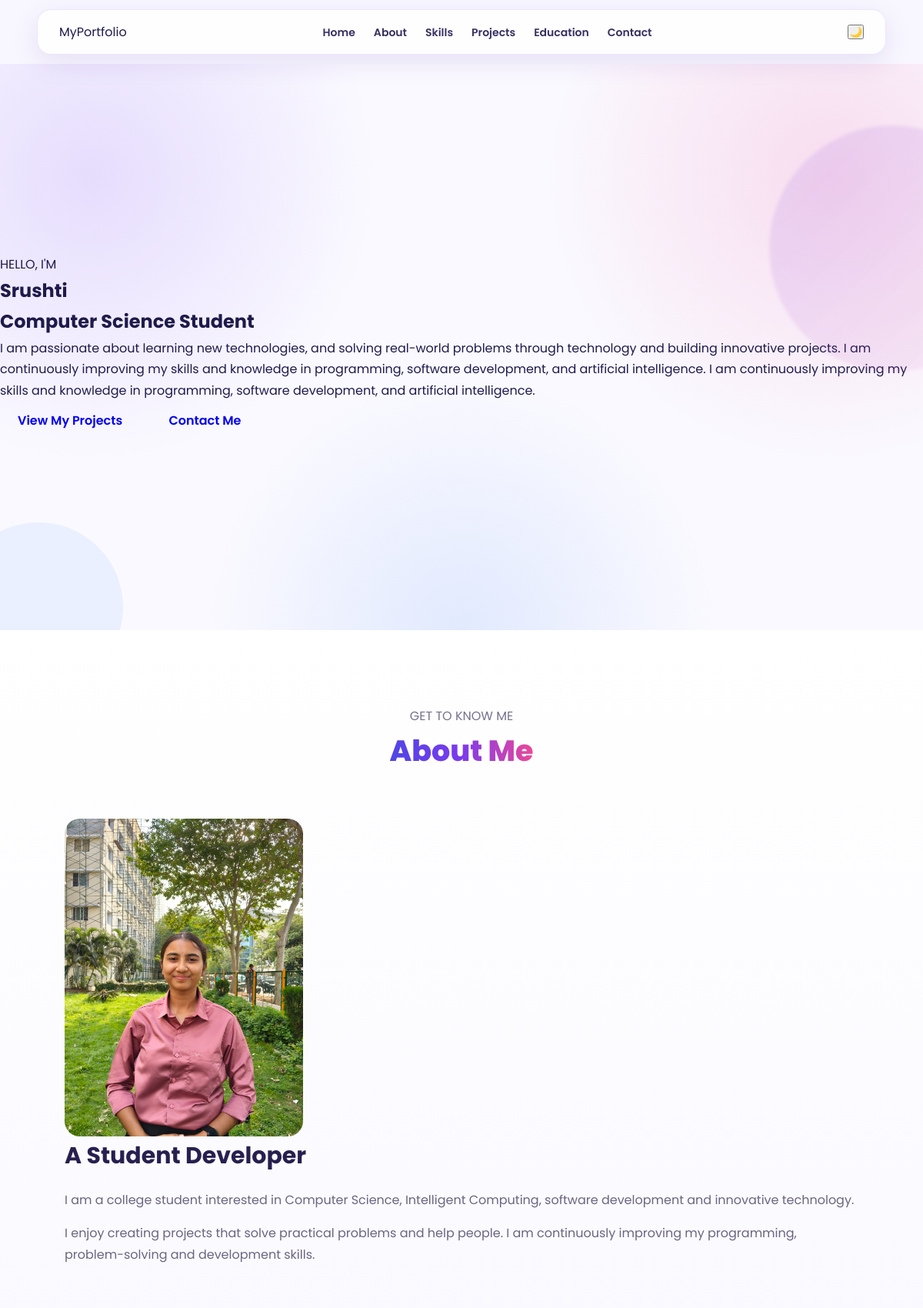
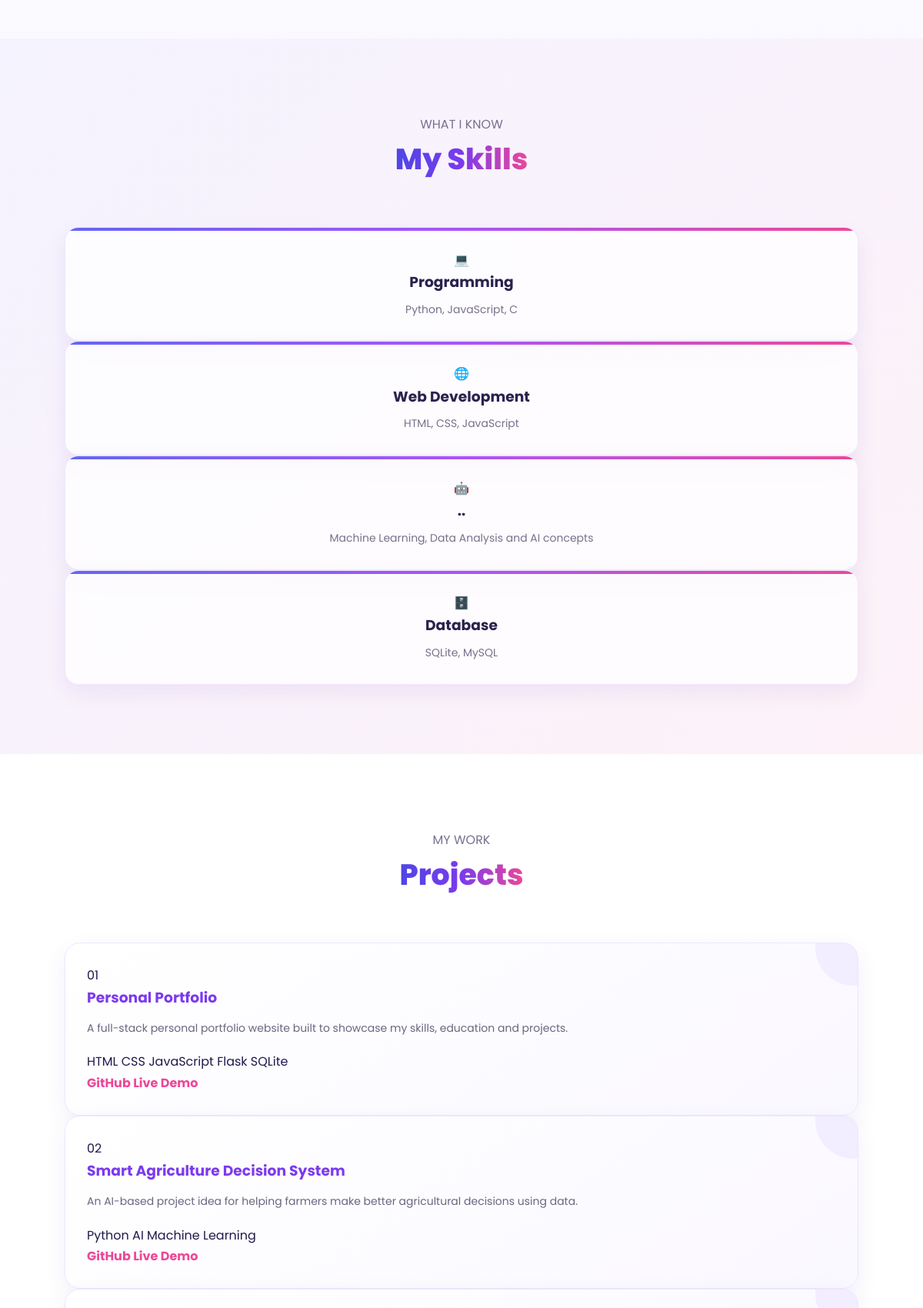
The page / (upper part) on the database its author committed (2 pictures, top to bottom).
### tables this page shows
CREATE TABLE projects (
            id INTEGER PRIMARY KEY AUTOINCREMENT,
            title TEXT NOT NULL,
            description TEXT NOT NULL,
            technologies TEXT NOT NULL,
            github TEXT,
            demo TEXT
        );

### app.py (the view)
@app.route("/")
def home():
    connection = get_db_connection()
    projects = connection.execute(
        "SELECT * FROM projects ORDER BY id DESC"
    ).fetchall()
    connection.close()
    return render_template("index.html", projects=projects)

### app.py (called while the page is built)
def get_db_connection():
    connection = sqlite3.connect(DATABASE)
    connection.row_factory = sqlite3.Row
    return connection

### templates/index.html (shortened to what this page needs)
<!DOCTYPE html>
<html lang="en">
<head>
    <link rel="stylesheet"
          href="{{ url_for('static', filename='style.css') }}">
</head>
<body>
<header>
    <nav class="navbar">
        <div class="logo">
            MyPortfolio
        </div>
        <ul class="nav-links">
            <li>
                <a href="#home">Home</a>
            </li>
            <li>
                <a href="#about">About</a>
            </li>
            <li>
                <a href="#skills">Skills</a>
            </li>
            <li>
                <a href="#projects">Projects</a>
            </li>
            <li>
                <a href="#education">Education</a>
            </li>
            <li>
                <a href="#contact">Contact</a>
            </li>
        </ul>
        <button id="themeButton" class="theme-button">
            🌙
        </button>
    </nav>
</header>
<section id="home" class="hero">
    <div class="hero-content">
        <p class="small-title">
            HELLO, I'M
        </p>
        <h1>
            Srushti
        </h1>
        <h2>
            Computer Science Student
        </h2>
        <p>
            I am passionate about learning new technologies,
           and solving real-world problems through technology and building innovative projects. I am continuously improving my skills and knowledge in programming, software development, and artificial intelligence.
          I am continuously improving my skills and knowledge in programming, software development, and artificial intelligence.
        </p>
        <div class="hero-buttons">
            <a href="#projects" class="btn">
                View My Projects
            </a>
            <a href="#contact" class="btn secondary-btn">
                Contact Me
            </a>
        </div>
    </div>
</section>
<section id="about" class="section">
    <div class="section-title">
        <p>GET TO KNOW ME</p>
        <h2>About Me</h2>
    </div>
    <div class="about-content">
        <div class="about-image">
            <img
    src="{{ url_for('static', filename='profile.jpg') }}"
    alt="My Profile Photo"
    class="profile-image"
>
            </div>
        </div>
        <div class="about-text">
            <h3>
                A Student Developer
            </h3>
            <p>
                I am a college student interested in
                Computer Science, Intelligent Computing,
                software development and innovative technology.
            </p>
            <p>
                I enjoy creating projects that solve
                practical problems and help people.
                I am continuously improving my programming,
                problem-solving and development skills.
            </p>
        </div>
</section>
<section id="skills" class="section skills-section">
    <div class="section-title">
        <p>WHAT I KNOW</p>
        <h2>My Skills</h2>
    </div>
    <div class="skills-grid">
        <div class="skill-card">
            <div class="skill-icon">
                💻
            </div>
            <h3>Programming</h3>
            <p>
                Python, JavaScript, C
            </p>
        </div>
        <div class="skill-card">
            <div class="skill-icon">
                🌐
            </div>
            <h3>Web Development</h3>
            <p>
                HTML, CSS, JavaScript
            </p>
        </div>
        <div class="skill-card">
            <div class="skill-icon">
                🤖
            </div>
            <h3>..</h3>
            <p>
                Machine Learning,
                Data Analysis and AI concepts
            </p>
        </div>
        <div class="skill-card">
            <div class="skill-icon">
                🗄️
            </div>
            <h3>Database</h3>
            <p>
                SQLite, MySQL
            </p>
        </div>
    </div>
</section>
<section id="projects" class="section">
    <div class="section-title">
        <p>MY WORK</p>
        <h2>Projects</h2>
    </div>
    <div class="projects-grid">
        {% for project in projects %}
        <div class="project-card">
            <div class="project-number">
                0{{ loop.index }}
            </div>
            <h3>
                {{ project["title"] }}
            </h3>
            <p>
                {{ project["description"] }}
            </p>
            <div class="technologies">
                {% for technology in project["technologies"].split(",") %}
                <span>
                    {{ technology.strip() }}
                </span>
                {% endfor %}
            </div>
            <div class="project-links">
                <a href="{{ project['github'] }}"
                   target="_blank">
                    GitHub
                </a>
                <a href="{{ project['demo'] }}"
                   target="_blank">
                    Live Demo
                </a>
            </div>
        </div>
        {% endfor %}
    </div>
</section>
</body>
</html>

### static/style.css (style rules this page uses)
* { margin: 0; padding: 0; box-sizing: border-box; scroll-behavior: smooth; }
html { scroll-behavior: smooth; }
body { font-family: 'Poppins', Arial, sans-serif; color: #1e1b4b; background: #f8f7ff; line-height: 1.7; overflow-x: hidden; }
nav { position: sticky; top: 12px; z-index: 1000; width: 92%; margin: 12px auto; padding: 15px 28px; display: flex; justify-content: space-between; align-items: center; background: rgba(255, 255, 255, 0.78); backdrop-filter: blur(18px); -webkit-backdrop-filter: blur(18px); border: 1px solid rgba(139, 92, 246, 0.15); border-radius: 18px; box-shadow: 0 10px 35px rgba(76, 29, 149, 0.10); }
nav ul { display: flex; list-style: none; gap: 24px; }
nav ul li a { position: relative; text-decoration: none; color: #37305f; font-size: 14px; font-weight: 600; transition: 0.3s; }
nav ul li a::after { content: ""; position: absolute; left: 0; bottom: -6px; width: 0; height: 3px; border-radius: 10px; background: linear-gradient( 90deg, #7c3aed, #ec4899 ); transition: 0.3s; }
.section { width: 100%; max-width: 1200px; margin: auto; padding: 90px 7%; }
.section-title { text-align: center; margin-bottom: 55px; }
.section-title h2 { display: inline-block; font-size: 38px; font-weight: 800; background: linear-gradient( 90deg, #4f46e5, #7c3aed, #ec4899 ); -webkit-background-clip: text; -webkit-text-fill-color: transparent; }
.section-title p { color: #77718f; margin-top: 8px; }
#home { position: relative; min-height: 92vh; display: flex; align-items: center; overflow: hidden; background: radial-gradient( circle at 10% 20%, rgba(139, 92, 246, 0.18), transparent 30% ), radial-gradient( circle at 90% 20%, rgba(236, 72, 153, 0.16), transparent 30% ), radial-gradient( circle at 50% 100%, rgba(59, 130, 246, 0.13), transparent 35% ), #faf9ff; }
#home::before { content: ""; position: absolute; width: 320px; height: 320px; border-radius: 50%; background: linear-gradient( 135deg, rgba(124, 58, 237, 0.12), rgba(236, 72, 153, 0.08) ); top: 80px; right: -120px; filter: blur(2px); animation: floating 7s ease-in-out infinite; }
#home::after { content: ""; position: absolute; width: 220px; height: 220px; border-radius: 50%; background: rgba(59, 130, 246, 0.08); bottom: -80px; left: -60px; animation: floating 6s ease-in-out infinite reverse; }
.hero { position: relative; z-index: 2; width: 100%; display: flex; align-items: center; justify-content: space-between; gap: 70px; }
.btn { display: inline-block; padding: 12px 23px; margin-right: 10px; border-radius: 10px; text-decoration: none; font-weight: 600; transition: 0.3s; cursor: pointer; }
#about { background: linear-gradient( 180deg, #ffffff, #faf9ff ); }
.about-content { display: flex; align-items: center; gap: 70px; }
.about-image { flex: 0 0 310px; display: flex; justify-content: center; align-items: center; }
.profile-image { width: 100%; height: 100%; display: block; object-fit: cover; border-radius: 20px; background: #eee; }
.about-text { flex: 1; }
.about-text h3 { font-size: 30px; margin-bottom: 18px; color: #27204f; }
.about-text p { color: #6b6580; margin-bottom: 16px; }
#skills { background: linear-gradient( 135deg, #f5f3ff, #fdf2f8 ); }
.skill-card { position: relative; padding: 28px 20px; text-align: center; background: rgba(255, 255, 255, 0.75); backdrop-filter: blur(12px); border: 1px solid rgba(124, 58, 237, 0.10); border-radius: 18px; box-shadow: 0 10px 30px rgba(76, 29, 149, 0.08); transition: 0.35s; overflow: hidden; }
.skill-card::before { content: ""; position: absolute; top: 0; left: 0; width: 100%; height: 4px; background: linear-gradient( 90deg, #6366f1, #a855f7, #ec4899 ); }
.skill-card h3 { color: #29224d; margin-bottom: 8px; }
.skill-card p { font-size: 14px; color: #77718b; }
#projects { background: #ffffff; }
.project-card { position: relative; padding: 28px; background: linear-gradient( 145deg, #ffffff, #faf8ff ); border-radius: 20px; border: 1px solid #ece8ff; box-shadow: 0 10px 30px rgba(76, 29, 149, 0.07); transition: 0.35s; overflow: hidden; }
.project-card::after { content: ""; position: absolute; width: 100px; height: 100px; border-radius: 50%; background: rgba(139, 92, 246, 0.08); top: -45px; right: -45px; }
.project-card h3 { color: #7c3aed; margin-bottom: 12px; position: relative; z-index: 2; }
.project-card p { color: #6b6580; margin-bottom: 18px; font-size: 14px; }
.project-card a { color: #ec4899; text-decoration: none; font-weight: 700; }

### rows shown on the page
projects: title "Personal Portfolio", description "A full-stack personal portfolio website built to showcase my skills, education and projects.", strip "HTML" "CSS" "JavaScript" "Flask" "SQLite"
projects: title "Smart Agriculture Decision System", description "An AI-based project idea for helping farmers make better agricultural decisions using data.", strip "Python" "AI" "Machine Learning"
